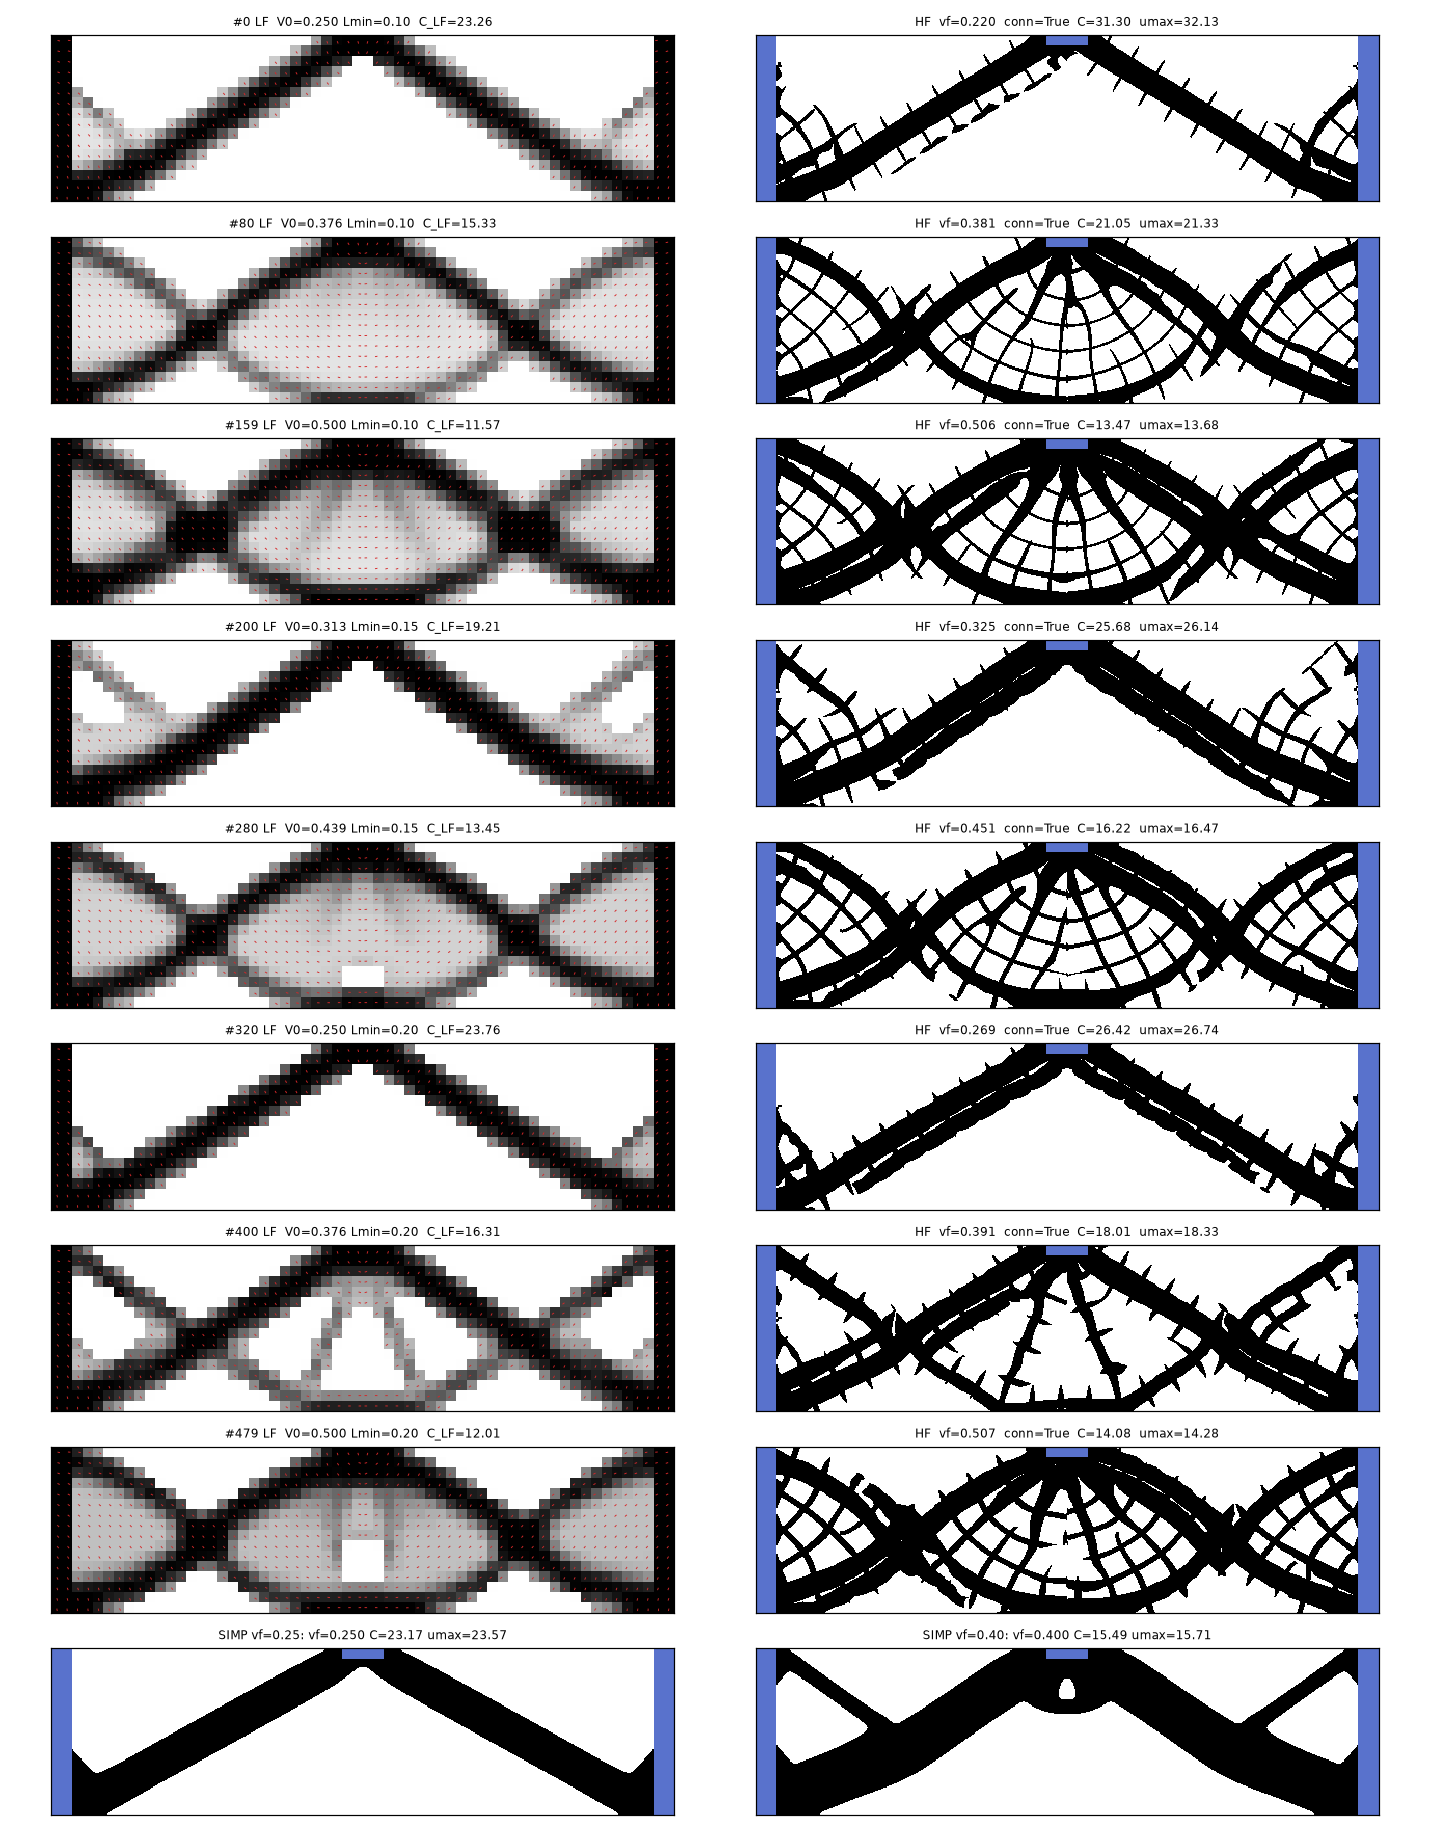

This chart was generated by the following Python code:
"""Render a few gen-0 LF designs (w1 + w2 - w1 w2, theta) and their de-homogenised HF
geometry (after island removal) to scratch/look.png. Also the SIMP designs if present."""
import os, sys
os.environ.setdefault("JAX_PLATFORMS", "cpu")
HERE = os.path.dirname(os.path.dirname(os.path.abspath(__file__)))
sys.path.insert(0, HERE)
import numpy as np, matplotlib
matplotlib.use("Agg")
import matplotlib.pyplot as plt
import hf, dehom

lf = np.load(os.path.join(HERE, "results/gen0/lf_designs.npz"))
P = hf.Problem(hf.PROBLEM, hf.H_FINE)
idx = [0, 80, 159, 160 + 40, 160 + 120, 320 + 0, 320 + 80, 320 + 159]
simp_f = os.path.join(HERE, "results/simp/simp_designs.npz")
simp = np.load(simp_f) if os.path.exists(simp_f) else None
nrow = len(idx) + (1 if simp is not None else 0)
fig, ax = plt.subplots(nrow, 2, figsize=(13, 1.85 * nrow), gridspec_kw=dict(width_ratios=[1, 1]))
ext = [0, hf.PROBLEM["Lx"], 0, hf.PROBLEM["Ly"]]
for r, i in enumerate(idx):
    w1, w2, th = lf["w1"][i], lf["w2"][i], lf["theta"][i]
    d = dehom.dehomogenise(w1, w2, th)
    e = P.evaluate(d["phi"])
    dens = w1 + w2 - w1 * w2
    ax[r, 0].imshow(dens, origin="lower", extent=ext, cmap="Greys", vmin=0, vmax=1)
    yy, xx = np.mgrid[0:dens.shape[0], 0:dens.shape[1]]
    q = dens.ravel() > 0.05
    ax[r, 0].quiver((xx.ravel()[q] + .5) * hf.HC, (yy.ravel()[q] + .5) * hf.HC, np.cos(th).ravel()[q],
                    np.sin(th).ravel()[q], color="tab:red", scale=90, width=0.0015, headwidth=0, pivot="mid")
    ax[r, 0].set_title(f"#{i} LF  V0={lf['V0'][i]:.3f} Lmin={lf['Lmin'][i]:.2f}  C_LF={lf['compliance_lf'][i]:.2f}", fontsize=8)
    img = np.where(e["s"], 0.0, 1.0)
    img = np.stack([img] * 3, -1); img[P.solid_fixed] = (0.35, 0.45, 0.8)
    ax[r, 1].imshow(img, origin="lower", extent=ext, interpolation="nearest")
    ax[r, 1].set_title(f"HF  vf={e['vf']:.3f}  conn={e['connected']}  C={e['compliance']:.2f}  umax={e['umax']:.2f}", fontsize=8)
if simp is not None:
    r = len(idx)
    for c, k in enumerate((0, 3)):
        e = P.evaluate(simp["phi"][k])
        img = np.where(e["s"], 0.0, 1.0); img = np.stack([img] * 3, -1); img[P.solid_fixed] = (0.35, 0.45, 0.8)
        ax[r, c].imshow(img, origin="lower", extent=ext, interpolation="nearest")
        ax[r, c].set_title(f"SIMP vf={simp['vf'][k]:.2f}: vf={e['vf']:.3f} C={e['compliance']:.2f} umax={e['umax']:.2f}", fontsize=8)
for a in ax.ravel():
    a.set_xticks([]); a.set_yticks([])
fig.tight_layout()
fig.savefig(os.path.join(HERE, "scratch/look.png"), dpi=110)
print("wrote scratch/look.png")
